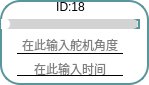
           <widget class="QFrame" name="frame_24">
            <property name="enabled">
             <bool>true</bool>
            </property>
            <property name="layoutDirection">
             <enum>Qt::LayoutDirection::RightToLeft</enum>
            </property>
            <property name="styleSheet">
             <string notr="true">* {
  background: white; /* 背景改为白色 */
  border: 2px solid #59969b; /* 使用与滑块一致的颜色 */
  border-radius: 20px;
}

</string>
            </property>
            <property name="frameShape">
             <enum>QFrame::Shape::StyledPanel</enum>
            </property>
            <property name="frameShadow">
             <enum>QFrame::Shadow::Raised</enum>
            </property>
            <widget class="QSlider" name="Slider_Servo18">
             <property name="geometry">
              <rect>
               <x>1</x>
               <y>19</y>
               <width>139</width>
               <height>10</height>
              </rect>
             </property>
             <property name="maximumSize">
              <size>
               <width>16777215</width>
               <height>10</height>
              </size>
             </property>
             <property name="layoutDirection">
              <enum>Qt::LayoutDirection::LeftToRight</enum>
             </property>
             <property name="styleSheet">
              <string notr="true">QSlider::groove:horizontal {
    border: none;
    height: 10px;
    background-color: lightgray;
    border-radius: 5px;
}

QSlider::handle:horizontal {
    width: 12px; /* 增大滑块的宽度 */
    margin: -1px 0px -1px -5px;
    border-radius: 6px; /* 也可以调整圆角半径以匹配滑块的大小 */
    background-color: white;
}

QSlider::sub-page:horizontal {
    background-color: qlineargradient(x1:0, y1:0, x2:1, y2:1, stop:0 #59969b, stop:1 #04e7fa);
    border-radius: 5px;
}
</string>
             </property>
             <property name="minimum">
              <number>0</number>
             </property>
             <property name="maximum">
              <number>240</number>
             </property>
             <property name="orientation">
              <enum>Qt::Orientation::Horizontal</enum>
             </property>
             <property name="invertedAppearance">
              <bool>false</bool>
             </property>
             <property name="tickPosition">
              <enum>QSlider::TickPosition::NoTicks</enum>
             </property>
             <property name="tickInterval">
              <number>1</number>
             </property>
            </widget>
            <widget class="QLabel" name="label_id18">
             <property name="geometry">
              <rect>
               <x>1</x>
               <y>2</y>
               <width>139</width>
               <height>10</height>
              </rect>
             </property>
             <property name="minimumSize">
              <size>
               <width>0</width>
               <height>10</height>
              </size>
             </property>
             <property name="maximumSize">
              <size>
               <width>16777215</width>
               <height>10</height>
              </size>
             </property>
             <property name="styleSheet">
              <string notr="true">QLabel{border: none; /* 去掉控件的边框 */}
QLabel{background: none; /* 去掉控件的边框 */}</string>
             </property>
             <property name="text">
              <string>ID:18</string>
             </property>
             <property name="alignment">
              <set>Qt::AlignmentFlag::AlignCenter</set>
             </property>
            </widget>
            <widget class="QLineEdit" name="lineEdit_servo18">
             <property name="enabled">
              <bool>true</bool>
             </property>
             <property name="geometry">
              <rect>
               <x>17</x>
               <y>36</y>
               <width>106</width>
               <height>18</height>
              </rect>
             </property>
             <property name="maximumSize">
              <size>
               <width>120</width>
               <height>16777215</height>
              </size>
             </property>
             <property name="layoutDirection">
              <enum>Qt::LayoutDirection::LeftToRight</enum>
             </property>
             <property name="styleSheet">
              <string notr="true">QLineEdit {
            border-top: none;
            border-left: none;
            border-right: none;
            border-bottom: 1px solid black;
            background-color: transparent;
        }
        
        QLineEdit:focus {
            border-bottom: 1px solid #2a70f4;
        }</string>
             </property>
             <property name="alignment">
              <set>Qt::AlignmentFlag::AlignCenter</set>
             </property>
             <property name="placeholderText">
              <string>在此输入舵机角度</string>
             </property>
            </widget>
            <widget class="QLineEdit" name="lineEdit_time18">
             <property name="geometry">
              <rect>
               <x>17</x>
               <y>61</y>
               <width>106</width>
               <height>15</height>
              </rect>
             </property>
             <property name="maximumSize">
              <size>
               <width>120</width>
               <height>15</height>
              </size>
             </property>
             <property name="styleSheet">
              <string notr="true">QLineEdit {
            border-top: none;
            border-left: none;
            border-right: none;
            border-bottom: 1px solid black;
            background-color: transparent;
        }
        
        QLineEdit:focus {
            border-bottom: 1px solid #2a70f4;
        }</string>
             </property>
             <property name="alignment">
              <set>Qt::AlignmentFlag::AlignCenter</set>
             </property>
             <property name="dragEnabled">
              <bool>false</bool>
             </property>
             <property name="placeholderText">
              <string>在此输入时间</string>
             </property>
            </widget>
           </widget>
